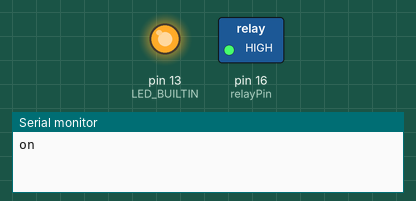
Simulated run of this sketch. Board: Arduino Uno, built with avr-gcc and run on an emulated ATmega328P. Parts: switched loads named in the sketch (green lamp = pin HIGH), output pins drawn as LEDs (lit = HIGH), the last lines printed to the serial monitor.

Above: at 2.0 s.
At 6.0 s:
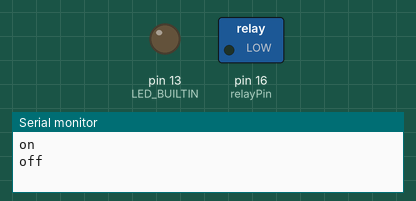
Timing chart, 0 to 10.4 s (numbered marks = the images above):
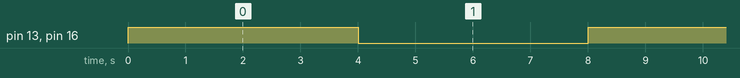

Measured:
- by itself, pin 13 (LED_BUILTIN), pin 16 (relayPin): alternates HIGH for 4.0 s and LOW for 4.0 s

The sketch:

relay.ino
```cpp
#include <Arduino.h>

const int relayPin = 16;

#if defined(LED_BUILTIN)
const int builtInLedPin = LED_BUILTIN;
#else
const int builtInLedPin = 5;  // manually configure LED pin
#endif

void setup() {
  // put your setup code here, to run once:
  Serial.begin(115200);
  Serial.println("");

  pinMode(builtInLedPin, OUTPUT);
  digitalWrite(builtInLedPin, LOW);
  pinMode(relayPin, OUTPUT);
}

void loop() {
  // put your main code here, to run repeatedly:
  digitalWrite(relayPin, HIGH);
  digitalWrite(builtInLedPin, HIGH);
  Serial.println("on");
  delay(4000);
  digitalWrite(relayPin, LOW);
  digitalWrite(builtInLedPin, LOW);
  Serial.println("off");
  delay(4000);
}
```
